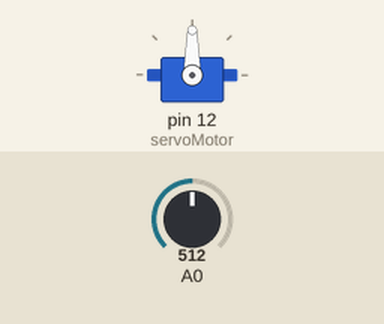
This sketch was run on a simulated Arduino Uno, built with avr-gcc and run on an emulated ATmega328P. Shown: servo. The inputs (shaded band) are chosen by the test bench; at power-on: A0 = 512.

Above: at 1.2 s.
1.3 s: A0 set to 716
At 1.8 s:
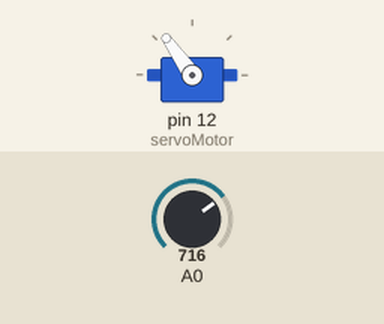
2.8 s: A0 set to 900
At 3.9 s:
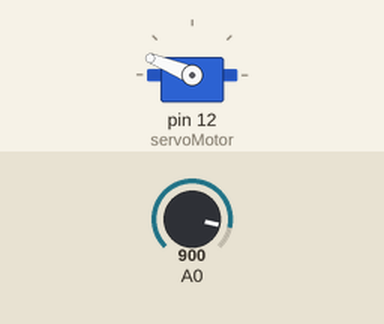
4.3 s: A0 set to 1023
At 5.1 s:
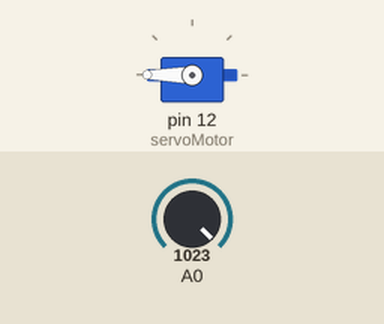
5.8 s: A0 set to 306
At 6.4 s:
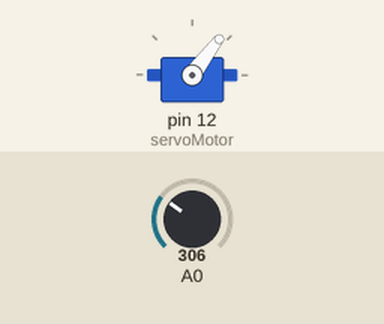
7.3 s: A0 set to 122
At 8.5 s:
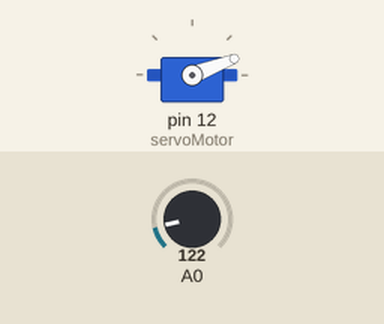
Timing chart, 0 to 9.8 s (numbered marks = the images above; inputs shaded):
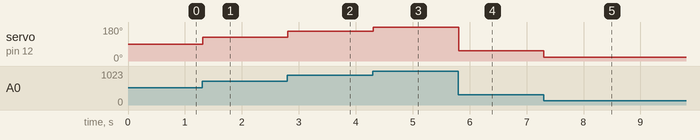

Measured:
- after the input at 1.3 s, servo on pin 12 (servoMotor): 90° → 125° at once
- after the input at 2.8 s, servo on pin 12 (servoMotor): 125° → 158° at once
- after the input at 4.3 s, servo on pin 12 (servoMotor): 158° → 180° at once
- after the input at 5.8 s, servo on pin 12 (servoMotor): 180° → 53° at once
- after the input at 7.3 s, servo on pin 12 (servoMotor): 53° → 21° at once

The sketch:

adjusting_servo_motor.ino
```cpp
#include <Servo.h>

Servo servoMotor;
float input;
int set_up;

void setup() {
 Serial.begin(9600);
 pinMode(A0, INPUT);
 servoMotor.attach(12);
}

void loop() {
  input = analogRead(A0);
  set_up = ((input * 180)/1023);
  servoMotor.write(set_up);
  delay(10);
}
```
